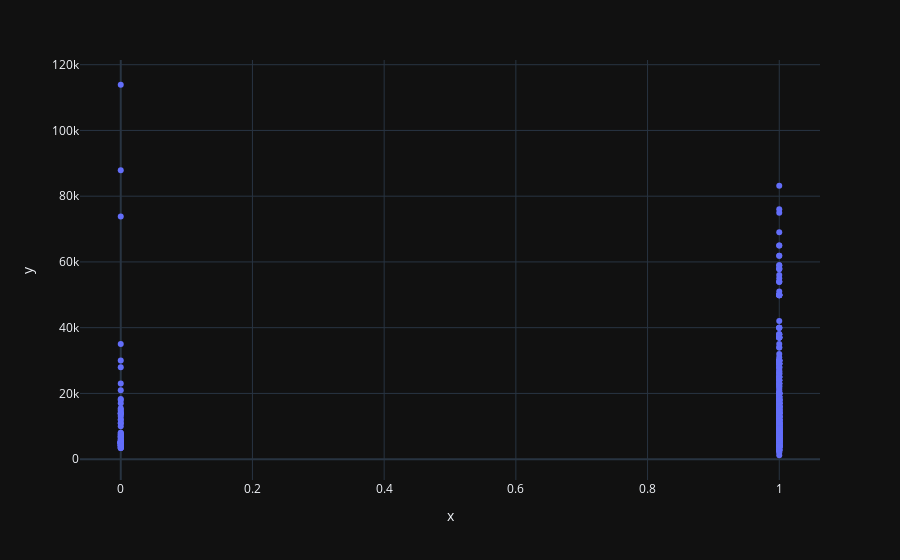

Notebook code cell kept with this figure:
### Code cell
px.scatter(x=mobile_df["Front_Camera_Count"],y=mobile_df["Price in Rupees"])

### Figure 1 — Plotly figure (JSON) as saved in the notebook; plotly's stock layout.template omitted (floating-point values rounded to 4 significant figures; data arrays with more than 128 entries replaced by an {"elided": "..."} marker saying what was removed)
{"data": [{"hovertemplate": "x=%{x}<br>y=%{y}<extra></extra>", "legendgroup": "", "marker": {"color": "#636efa", "symbol": "circle"}, "mode": "markers", "name": "", "orientation": "v", "showlegend": false, "type": "scatter", "x": {"elided": "823 int values"}, "xaxis": "x", "y": {"elided": "823 int values"}, "yaxis": "y"}], "layout": {"legend": {"tracegroupgap": 0}, "margin": {"t": 60}, "xaxis": {"anchor": "y", "domain": [0, 1], "title": {"text": "x"}}, "yaxis": {"anchor": "x", "domain": [0, 1], "title": {"text": "y"}}}}
